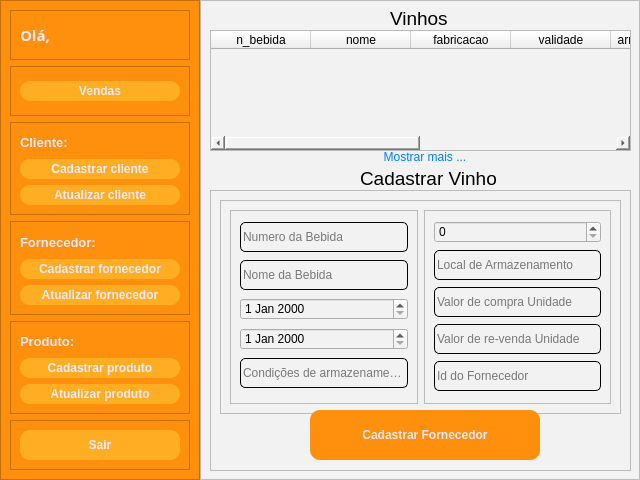
<?xml version="1.0" encoding="UTF-8"?>
<ui version="4.0">
 <class>MainWindow</class>
 <widget class="QMainWindow" name="MainWindow">
  <property name="geometry">
   <rect>
    <x>0</x>
    <y>0</y>
    <width>640</width>
    <height>480</height>
   </rect>
  </property>
  <property name="minimumSize">
   <size>
    <width>640</width>
    <height>480</height>
   </size>
  </property>
  <property name="maximumSize">
   <size>
    <width>640</width>
    <height>480</height>
   </size>
  </property>
  <property name="windowTitle">
   <string>MainWindow</string>
  </property>
  <widget class="QWidget" name="centralwidget">
   <property name="minimumSize">
    <size>
     <width>640</width>
     <height>480</height>
    </size>
   </property>
   <property name="maximumSize">
    <size>
     <width>640</width>
     <height>480</height>
    </size>
   </property>
   <layout class="QHBoxLayout" name="horizontalLayout">
    <property name="spacing">
     <number>0</number>
    </property>
    <property name="leftMargin">
     <number>0</number>
    </property>
    <property name="topMargin">
     <number>0</number>
    </property>
    <property name="rightMargin">
     <number>0</number>
    </property>
    <property name="bottomMargin">
     <number>0</number>
    </property>
    <item>
     <widget class="QFrame" name="frame">
      <property name="enabled">
       <bool>true</bool>
      </property>
      <property name="minimumSize">
       <size>
        <width>50</width>
        <height>0</height>
       </size>
      </property>
      <property name="maximumSize">
       <size>
        <width>200</width>
        <height>16777215</height>
       </size>
      </property>
      <property name="styleSheet">
       <string notr="true">background-color: rgb(255, 144, 14);</string>
      </property>
      <property name="frameShape">
       <enum>QFrame::StyledPanel</enum>
      </property>
      <property name="frameShadow">
       <enum>QFrame::Raised</enum>
      </property>
      <layout class="QVBoxLayout" name="verticalLayout">
       <item>
        <widget class="QFrame" name="frame_3">
         <property name="maximumSize">
          <size>
           <width>16777215</width>
           <height>50</height>
          </size>
         </property>
         <property name="frameShape">
          <enum>QFrame::StyledPanel</enum>
         </property>
         <property name="frameShadow">
          <enum>QFrame::Raised</enum>
         </property>
         <layout class="QHBoxLayout" name="horizontalLayout_2">
          <item>
           <widget class="QLabel" name="label_string_ola">
            <property name="maximumSize">
             <size>
              <width>30</width>
              <height>16777215</height>
             </size>
            </property>
            <property name="font">
             <font>
              <family>Rubik</family>
              <pointsize>11</pointsize>
              <weight>75</weight>
              <bold>true</bold>
             </font>
            </property>
            <property name="contextMenuPolicy">
             <enum>Qt::DefaultContextMenu</enum>
            </property>
            <property name="styleSheet">
             <string notr="true">color: rgb(240, 233, 249);</string>
            </property>
            <property name="text">
             <string>Olá,</string>
            </property>
           </widget>
          </item>
          <item>
           <widget class="QLineEdit" name="lineEdit_menu_nome_sobrenome_cliente">
            <property name="maximumSize">
             <size>
              <width>200</width>
              <height>16777215</height>
             </size>
            </property>
            <property name="font">
             <font>
              <family>Rubik</family>
              <pointsize>11</pointsize>
              <weight>75</weight>
              <bold>true</bold>
             </font>
            </property>
            <property name="styleSheet">
             <string notr="true">
QLineEdit{
	background:transparent;
	border:none;
	color: rgb(240, 233, 249);

}</string>
            </property>
           </widget>
          </item>
         </layout>
        </widget>
       </item>
       <item>
        <widget class="QFrame" name="frame_12">
         <property name="maximumSize">
          <size>
           <width>16777215</width>
           <height>50</height>
          </size>
         </property>
         <property name="frameShape">
          <enum>QFrame::StyledPanel</enum>
         </property>
         <property name="frameShadow">
          <enum>QFrame::Raised</enum>
         </property>
         <layout class="QVBoxLayout" name="verticalLayout_9">
          <item>
           <widget class="QPushButton" name="pushButton_vendas">
            <property name="minimumSize">
             <size>
              <width>100</width>
              <height>10</height>
             </size>
            </property>
            <property name="maximumSize">
             <size>
              <width>230</width>
              <height>20</height>
             </size>
            </property>
            <property name="font">
             <font>
              <weight>75</weight>
              <bold>true</bold>
             </font>
            </property>
            <property name="cursor">
             <cursorShape>PointingHandCursor</cursorShape>
            </property>
            <property name="styleSheet">
             <string notr="true">QPushButton{
	border-radius: 10px;
	border-image: url(:/Close_Image/cil-x.png);
	background-position: center;
		
	color: rgb(240, 233, 249);
	background-color: rgb(255, 174, 35);
	
}
QPushButton:hover{
	
	
	background-color: rgb(207, 110, 0);
	color: rgb(240, 233, 249);
}
QPushButton:pressed{
	background-color: rgb(35, 35, 35);
	color: rgb(200, 200, 200);
}

</string>
            </property>
            <property name="text">
             <string>Vendas</string>
            </property>
           </widget>
          </item>
         </layout>
        </widget>
       </item>
       <item>
        <widget class="QFrame" name="frame_4">
         <property name="minimumSize">
          <size>
           <width>0</width>
           <height>0</height>
          </size>
         </property>
         <property name="frameShape">
          <enum>QFrame::StyledPanel</enum>
         </property>
         <property name="frameShadow">
          <enum>QFrame::Raised</enum>
         </property>
         <layout class="QVBoxLayout" name="verticalLayout_2">
          <item>
           <widget class="QLabel" name="label_3">
            <property name="font">
             <font>
              <pointsize>10</pointsize>
              <weight>75</weight>
              <bold>true</bold>
             </font>
            </property>
            <property name="styleSheet">
             <string notr="true">color: rgb(240, 233, 249);</string>
            </property>
            <property name="text">
             <string>Cliente:</string>
            </property>
           </widget>
          </item>
          <item>
           <widget class="QPushButton" name="pushButton_cadastra_cliente">
            <property name="minimumSize">
             <size>
              <width>100</width>
              <height>10</height>
             </size>
            </property>
            <property name="maximumSize">
             <size>
              <width>230</width>
              <height>20</height>
             </size>
            </property>
            <property name="font">
             <font>
              <weight>75</weight>
              <bold>true</bold>
             </font>
            </property>
            <property name="cursor">
             <cursorShape>PointingHandCursor</cursorShape>
            </property>
            <property name="styleSheet">
             <string notr="true">QPushButton{
	border-radius: 10px;
	border-image: url(:/Close_Image/cil-x.png);
	background-position: center;
		
	color: rgb(240, 233, 249);
	background-color: rgb(255, 174, 35);
	
}
QPushButton:hover{
	
	
	background-color: rgb(207, 110, 0);
	color: rgb(240, 233, 249);
}
QPushButton:pressed{
	background-color: rgb(35, 35, 35);
	color: rgb(200, 200, 200);
}

</string>
            </property>
            <property name="text">
             <string>Cadastrar cliente</string>
            </property>
           </widget>
          </item>
          <item>
           <widget class="QPushButton" name="pushButton_atualiza_cliente">
            <property name="minimumSize">
             <size>
              <width>100</width>
              <height>10</height>
             </size>
            </property>
            <property name="maximumSize">
             <size>
              <width>230</width>
              <height>20</height>
             </size>
            </property>
            <property name="font">
             <font>
              <weight>75</weight>
              <bold>true</bold>
             </font>
            </property>
            <property name="cursor">
             <cursorShape>PointingHandCursor</cursorShape>
            </property>
            <property name="styleSheet">
             <string notr="true">QPushButton{
	border-radius: 10px;
	border-image: url(:/Close_Image/cil-x.png);
	background-position: center;
		
	color: rgb(240, 233, 249);
	background-color: rgb(255, 174, 35);
	
}
QPushButton:hover{
	
	
	background-color: rgb(207, 110, 0);
	color: rgb(240, 233, 249);
}
QPushButton:pressed{
	background-color: rgb(35, 35, 35);
	color: rgb(200, 200, 200);
}

</string>
            </property>
            <property name="text">
             <string>Atualizar cliente</string>
            </property>
           </widget>
          </item>
         </layout>
        </widget>
       </item>
       <item>
        <widget class="QFrame" name="frame_7">
         <property name="frameShape">
          <enum>QFrame::StyledPanel</enum>
         </property>
         <property name="frameShadow">
          <enum>QFrame::Raised</enum>
         </property>
         <layout class="QVBoxLayout" name="verticalLayout_5">
          <item>
           <widget class="QLabel" name="label_4">
            <property name="font">
             <font>
              <pointsize>10</pointsize>
              <weight>75</weight>
              <bold>true</bold>
             </font>
            </property>
            <property name="styleSheet">
             <string notr="true">color: rgb(240, 233, 249);</string>
            </property>
            <property name="text">
             <string>Fornecedor:</string>
            </property>
           </widget>
          </item>
          <item>
           <widget class="QPushButton" name="pushButton_cadastra_fornecedor">
            <property name="minimumSize">
             <size>
              <width>100</width>
              <height>10</height>
             </size>
            </property>
            <property name="maximumSize">
             <size>
              <width>230</width>
              <height>20</height>
             </size>
            </property>
            <property name="font">
             <font>
              <weight>75</weight>
              <bold>true</bold>
             </font>
            </property>
            <property name="cursor">
             <cursorShape>PointingHandCursor</cursorShape>
            </property>
            <property name="styleSheet">
             <string notr="true">QPushButton{
	border-radius: 10px;
	border-image: url(:/Close_Image/cil-x.png);
	background-position: center;
		
	color: rgb(240, 233, 249);
	background-color: rgb(255, 174, 35);
	
}
QPushButton:hover{
	
	
	background-color: rgb(207, 110, 0);
	color: rgb(240, 233, 249);
}
QPushButton:pressed{
	background-color: rgb(35, 35, 35);
	color: rgb(200, 200, 200);
}

</string>
            </property>
            <property name="text">
             <string>Cadastrar fornecedor</string>
            </property>
           </widget>
          </item>
          <item>
           <widget class="QPushButton" name="pushButton_atualiza_fornecedor">
            <property name="minimumSize">
             <size>
              <width>100</width>
              <height>10</height>
             </size>
            </property>
            <property name="maximumSize">
             <size>
              <width>230</width>
              <height>20</height>
             </size>
            </property>
            <property name="font">
             <font>
              <weight>75</weight>
              <bold>true</bold>
             </font>
            </property>
            <property name="cursor">
             <cursorShape>PointingHandCursor</cursorShape>
            </property>
            <property name="styleSheet">
             <string notr="true">QPushButton{
	border-radius: 10px;
	border-image: url(:/Close_Image/cil-x.png);
	background-position: center;
		
	color: rgb(240, 233, 249);
	background-color: rgb(255, 174, 35);
	
}
QPushButton:hover{
	
	
	background-color: rgb(207, 110, 0);
	color: rgb(240, 233, 249);
}
QPushButton:pressed{
	background-color: rgb(35, 35, 35);
	color: rgb(200, 200, 200);
}

</string>
            </property>
            <property name="text">
             <string>Atualizar fornecedor</string>
            </property>
           </widget>
          </item>
         </layout>
        </widget>
       </item>
       <item>
        <widget class="QFrame" name="frame_8">
         <property name="frameShape">
          <enum>QFrame::StyledPanel</enum>
         </property>
         <property name="frameShadow">
          <enum>QFrame::Raised</enum>
         </property>
         <layout class="QVBoxLayout" name="verticalLayout_6">
          <item>
           <widget class="QLabel" name="label_5">
            <property name="font">
             <font>
              <pointsize>10</pointsize>
              <weight>75</weight>
              <bold>true</bold>
             </font>
            </property>
            <property name="styleSheet">
             <string notr="true">color: rgb(240, 233, 249);</string>
            </property>
            <property name="text">
             <string>Produto:</string>
            </property>
           </widget>
          </item>
          <item>
           <widget class="QPushButton" name="pushButton_cadastra_produto">
            <property name="minimumSize">
             <size>
              <width>100</width>
              <height>10</height>
             </size>
            </property>
            <property name="maximumSize">
             <size>
              <width>230</width>
              <height>20</height>
             </size>
            </property>
            <property name="font">
             <font>
              <weight>75</weight>
              <bold>true</bold>
             </font>
            </property>
            <property name="cursor">
             <cursorShape>PointingHandCursor</cursorShape>
            </property>
            <property name="styleSheet">
             <string notr="true">QPushButton{
	border-radius: 10px;
	border-image: url(:/Close_Image/cil-x.png);
	background-position: center;
		
	color: rgb(240, 233, 249);
	background-color: rgb(255, 174, 35);
	
}
QPushButton:hover{
	
	
	background-color: rgb(207, 110, 0);
	color: rgb(240, 233, 249);
}
QPushButton:pressed{
	background-color: rgb(35, 35, 35);
	color: rgb(200, 200, 200);
}

</string>
            </property>
            <property name="text">
             <string>Cadastrar produto</string>
            </property>
           </widget>
          </item>
          <item>
           <widget class="QPushButton" name="pushButton_atualiza_produto">
            <property name="minimumSize">
             <size>
              <width>100</width>
              <height>10</height>
             </size>
            </property>
            <property name="maximumSize">
             <size>
              <width>230</width>
              <height>20</height>
             </size>
            </property>
            <property name="font">
             <font>
              <weight>75</weight>
              <bold>true</bold>
             </font>
            </property>
            <property name="cursor">
             <cursorShape>PointingHandCursor</cursorShape>
            </property>
            <property name="styleSheet">
             <string notr="true">QPushButton{
	border-radius: 10px;
	border-image: url(:/Close_Image/cil-x.png);
	background-position: center;
		
	color: rgb(240, 233, 249);
	background-color: rgb(255, 174, 35);
	
}
QPushButton:hover{
	
	
	background-color: rgb(207, 110, 0);
	color: rgb(240, 233, 249);
}
QPushButton:pressed{
	background-color: rgb(35, 35, 35);
	color: rgb(200, 200, 200);
}

</string>
            </property>
            <property name="text">
             <string>Atualizar produto</string>
            </property>
           </widget>
          </item>
         </layout>
        </widget>
       </item>
       <item>
        <widget class="QFrame" name="frame_5">
         <property name="maximumSize">
          <size>
           <width>16777215</width>
           <height>50</height>
          </size>
         </property>
         <property name="frameShape">
          <enum>QFrame::StyledPanel</enum>
         </property>
         <property name="frameShadow">
          <enum>QFrame::Raised</enum>
         </property>
         <widget class="QPushButton" name="pushButton_sair">
          <property name="geometry">
           <rect>
            <x>10</x>
            <y>10</y>
            <width>160</width>
            <height>30</height>
           </rect>
          </property>
          <property name="minimumSize">
           <size>
            <width>100</width>
            <height>30</height>
           </size>
          </property>
          <property name="maximumSize">
           <size>
            <width>230</width>
            <height>16777215</height>
           </size>
          </property>
          <property name="font">
           <font>
            <weight>75</weight>
            <bold>true</bold>
           </font>
          </property>
          <property name="cursor">
           <cursorShape>PointingHandCursor</cursorShape>
          </property>
          <property name="styleSheet">
           <string notr="true">QPushButton{
	border-radius: 10px;
	border-image: url(:/Close_Image/cil-x.png);
	background-position: center;
		
	color: rgb(240, 233, 249);
	background-color: rgb(255, 174, 35);
	
}
QPushButton:hover{
	
	
	background-color: rgb(207, 110, 0);
	color: rgb(240, 233, 249);
}
QPushButton:pressed{
	background-color: rgb(35, 35, 35);
	color: rgb(200, 200, 200);
}

</string>
          </property>
          <property name="text">
           <string>Sair</string>
          </property>
         </widget>
        </widget>
       </item>
      </layout>
     </widget>
    </item>
    <item>
     <widget class="QFrame" name="frame_2">
      <property name="enabled">
       <bool>true</bool>
      </property>
      <property name="styleSheet">
       <string notr="true">background-color: rgb(242, 242, 242);</string>
      </property>
      <property name="frameShape">
       <enum>QFrame::StyledPanel</enum>
      </property>
      <property name="frameShadow">
       <enum>QFrame::Raised</enum>
      </property>
      <widget class="QLabel" name="label">
       <property name="geometry">
        <rect>
         <x>190</x>
         <y>10</y>
         <width>61</width>
         <height>16</height>
        </rect>
       </property>
       <property name="font">
        <font>
         <pointsize>14</pointsize>
        </font>
       </property>
       <property name="text">
        <string>Vinhos</string>
       </property>
      </widget>
      <widget class="QFrame" name="frame_6">
       <property name="geometry">
        <rect>
         <x>10</x>
         <y>190</y>
         <width>421</width>
         <height>281</height>
        </rect>
       </property>
       <property name="frameShape">
        <enum>QFrame::StyledPanel</enum>
       </property>
       <property name="frameShadow">
        <enum>QFrame::Raised</enum>
       </property>
       <widget class="QFrame" name="frame_9">
        <property name="geometry">
         <rect>
          <x>10</x>
          <y>10</y>
          <width>401</width>
          <height>214</height>
         </rect>
        </property>
        <property name="frameShape">
         <enum>QFrame::StyledPanel</enum>
        </property>
        <property name="frameShadow">
         <enum>QFrame::Raised</enum>
        </property>
        <layout class="QHBoxLayout" name="horizontalLayout_3">
         <item>
          <widget class="QFrame" name="frame_11">
           <property name="frameShape">
            <enum>QFrame::StyledPanel</enum>
           </property>
           <property name="frameShadow">
            <enum>QFrame::Raised</enum>
           </property>
           <layout class="QVBoxLayout" name="verticalLayout_8">
            <item>
             <widget class="QLineEdit" name="lineEdit_n_bebida">
              <property name="minimumSize">
               <size>
                <width>0</width>
                <height>30</height>
               </size>
              </property>
              <property name="styleSheet">
               <string notr="true">border-width: 1px;
border-color: black;
border-style: solid;
display: inline-block;
border-radius: 5px;</string>
              </property>
              <property name="placeholderText">
               <string>Numero da Bebida</string>
              </property>
             </widget>
            </item>
            <item>
             <widget class="QLineEdit" name="lineEdit_nome_bebida">
              <property name="minimumSize">
               <size>
                <width>0</width>
                <height>30</height>
               </size>
              </property>
              <property name="styleSheet">
               <string notr="true">border-width: 1px;
border-color: black;
border-style: solid;
display: inline-block;
border-radius: 5px;</string>
              </property>
              <property name="text">
               <string/>
              </property>
              <property name="placeholderText">
               <string>Nome da Bebida</string>
              </property>
             </widget>
            </item>
            <item>
             <widget class="QDateEdit" name="lineEdit_data_fabricacao"/>
            </item>
            <item>
             <widget class="QDateEdit" name="lineEdit_data_vencimento_2"/>
            </item>
            <item>
             <widget class="QLineEdit" name="lineEdit_condicoes">
              <property name="minimumSize">
               <size>
                <width>0</width>
                <height>30</height>
               </size>
              </property>
              <property name="styleSheet">
               <string notr="true">border-width: 1px;
border-color: black;
border-style: solid;
display: inline-block;
border-radius: 5px;</string>
              </property>
              <property name="placeholderText">
               <string>Condições de armazenamento</string>
              </property>
             </widget>
            </item>
           </layout>
          </widget>
         </item>
         <item>
          <widget class="QFrame" name="frame_10">
           <property name="frameShape">
            <enum>QFrame::StyledPanel</enum>
           </property>
           <property name="frameShadow">
            <enum>QFrame::Raised</enum>
           </property>
           <layout class="QVBoxLayout" name="verticalLayout_7">
            <item>
             <widget class="QSpinBox" name="lineEdit_quantidade"/>
            </item>
            <item>
             <widget class="QLineEdit" name="lineEdit_local">
              <property name="minimumSize">
               <size>
                <width>0</width>
                <height>30</height>
               </size>
              </property>
              <property name="styleSheet">
               <string notr="true">border-width: 1px;
border-color: black;
border-style: solid;
display: inline-block;
border-radius: 5px;</string>
              </property>
              <property name="placeholderText">
               <string>Local de Armazenamento</string>
              </property>
             </widget>
            </item>
            <item>
             <widget class="QLineEdit" name="lineEdit_v_compra_uni">
              <property name="minimumSize">
               <size>
                <width>0</width>
                <height>30</height>
               </size>
              </property>
              <property name="styleSheet">
               <string notr="true">border-width: 1px;
border-color: black;
border-style: solid;
display: inline-block;
border-radius: 5px;</string>
              </property>
              <property name="placeholderText">
               <string>Valor de compra Unidade</string>
              </property>
             </widget>
            </item>
            <item>
             <widget class="QLineEdit" name="lineEdit_re_venda_uni">
              <property name="minimumSize">
               <size>
                <width>0</width>
                <height>30</height>
               </size>
              </property>
              <property name="styleSheet">
               <string notr="true">border-width: 1px;
border-color: black;
border-style: solid;
display: inline-block;
border-radius: 5px;</string>
              </property>
              <property name="placeholderText">
               <string>Valor de re-venda Unidade</string>
              </property>
             </widget>
            </item>
            <item>
             <widget class="QLineEdit" name="lineEdit_id_forncedor">
              <property name="minimumSize">
               <size>
                <width>0</width>
                <height>30</height>
               </size>
              </property>
              <property name="styleSheet">
               <string notr="true">border-width: 1px;
border-color: black;
border-style: solid;
display: inline-block;
border-radius: 5px;</string>
              </property>
              <property name="placeholderText">
               <string>Id do Fornecedor</string>
              </property>
             </widget>
            </item>
           </layout>
          </widget>
         </item>
        </layout>
       </widget>
       <widget class="QPushButton" name="pushButton_cadastrafornecedor">
        <property name="geometry">
         <rect>
          <x>100</x>
          <y>220</y>
          <width>230</width>
          <height>50</height>
         </rect>
        </property>
        <property name="minimumSize">
         <size>
          <width>230</width>
          <height>50</height>
         </size>
        </property>
        <property name="maximumSize">
         <size>
          <width>16777215</width>
          <height>16777215</height>
         </size>
        </property>
        <property name="font">
         <font>
          <weight>75</weight>
          <bold>true</bold>
         </font>
        </property>
        <property name="cursor">
         <cursorShape>PointingHandCursor</cursorShape>
        </property>
        <property name="styleSheet">
         <string notr="true">QPushButton{
	border-radius: 10px;
	border-image: url(:/Close_Image/cil-x.png);
	background-position: center;
		
	color: rgb(240, 233, 249);
	background-color: rgb(255, 144, 14);
	
}
QPushButton:hover{
	
	
	background-color: rgb(207, 110, 0);
	color: rgb(240, 233, 249);
}
QPushButton:pressed{
	background-color: rgb(35, 35, 35);
	color: rgb(200, 200, 200);
}

</string>
        </property>
        <property name="text">
         <string>Cadastrar Fornecedor</string>
        </property>
       </widget>
      </widget>
      <widget class="QLabel" name="label_2">
       <property name="geometry">
        <rect>
         <x>160</x>
         <y>170</y>
         <width>141</width>
         <height>16</height>
        </rect>
       </property>
       <property name="font">
        <font>
         <pointsize>14</pointsize>
        </font>
       </property>
       <property name="text">
        <string>Cadastrar Vinho</string>
       </property>
      </widget>
      <widget class="QPushButton" name="pushButton_mostrar_mais">
       <property name="geometry">
        <rect>
         <x>110</x>
         <y>150</y>
         <width>230</width>
         <height>13</height>
        </rect>
       </property>
       <property name="maximumSize">
        <size>
         <width>300</width>
         <height>16777215</height>
        </size>
       </property>
       <property name="cursor">
        <cursorShape>PointingHandCursor</cursorShape>
       </property>
       <property name="styleSheet">
        <string notr="true">QPushButton{
	border-radius: 5px;
	border-image: url(:/Close_Image/cil-x.png);
	background-position: center;
	
	color: rgb(0,127,255);
}


</string>
       </property>
       <property name="text">
        <string>Mostrar mais ...</string>
       </property>
      </widget>
      <widget class="QTableWidget" name="textEdit_tabela_fornecedores">
       <property name="geometry">
        <rect>
         <x>10</x>
         <y>30</y>
         <width>421</width>
         <height>121</height>
        </rect>
       </property>
       <column>
        <property name="text">
         <string>n_bebida</string>
        </property>
       </column>
       <column>
        <property name="text">
         <string>nome</string>
        </property>
       </column>
       <column>
        <property name="text">
         <string>fabricacao</string>
        </property>
       </column>
       <column>
        <property name="text">
         <string>validade</string>
        </property>
       </column>
       <column>
        <property name="text">
         <string>armazenamento</string>
        </property>
       </column>
       <column>
        <property name="text">
         <string>quantidades</string>
        </property>
       </column>
       <column>
        <property name="text">
         <string>local</string>
        </property>
       </column>
       <column>
        <property name="text">
         <string>valor</string>
        </property>
       </column>
      </widget>
     </widget>
    </item>
   </layout>
  </widget>
 </widget>
 <resources/>
 <connections/>
</ui>
